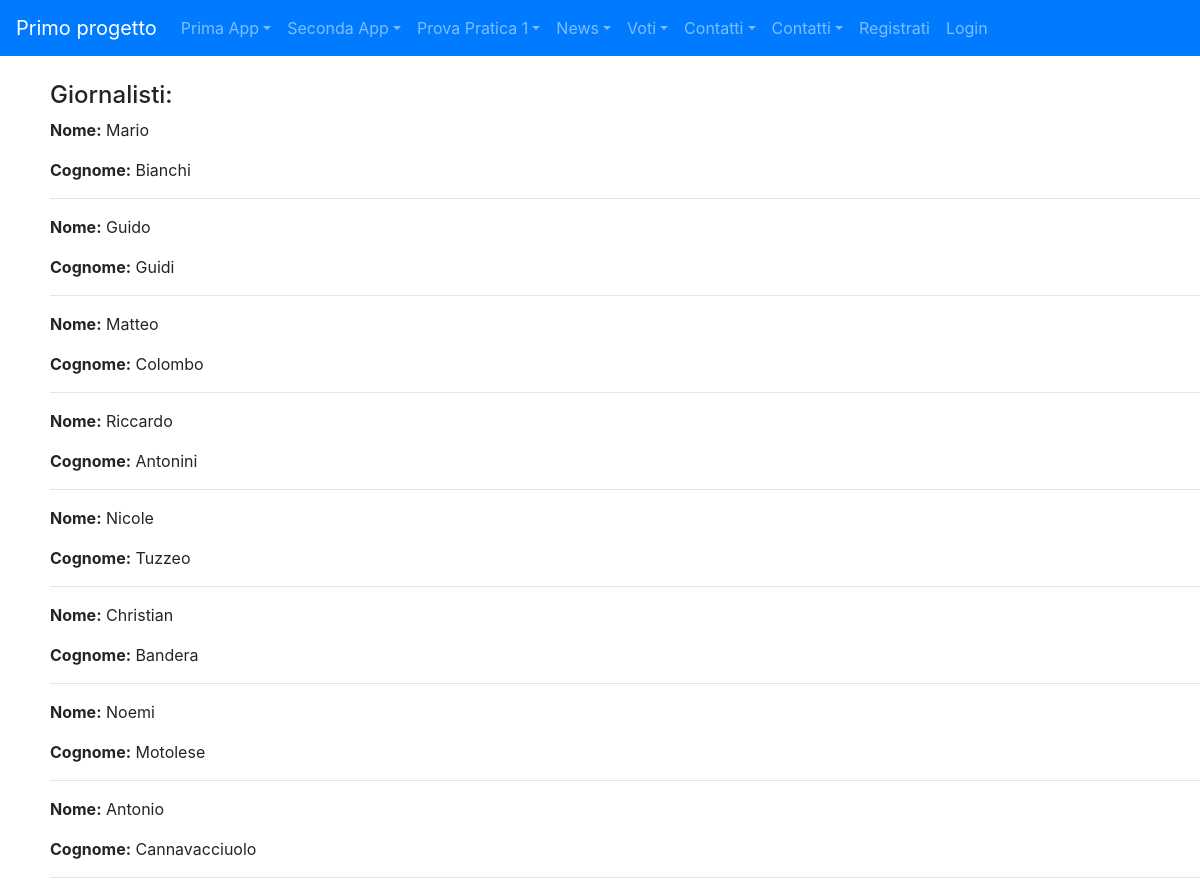
Screenshot of /news/lista_giornalisti with the database file from the repository.
### news/models.py (models this page shows, shortened)
class Giornalista(models.Model):
    nome=models.CharField(max_length=20)
    cognome=models.CharField(max_length=20)
    anno_di_nascita=models.DateField(blank=True)
    class Meta:
        verbose_name="Giornalista"
        verbose_name_plural="Giornalisti"

### news/views.py (the view)
# urls.py: path("lista_giornalisti", listaGiornalisti, name="lista_giornalisti"),
def listaGiornalisti(request, pk=None):
    if pk is None:
        giornalisti = Giornalista.objects.all()
    else:
        giornalisti = Giornalista.objects.filter(pk=pk)
    context = {
        'giornalisti': giornalisti,
    }
    return render(request, 'lista_giornalisti.html', context)

### news/templates/news/lista_giornalisti.html (shortened to what this page needs)
{% extends 'base.html' %}
{% block content %}
  <h4>Giornalisti:</h4>
  {% for giornalista in giornalisti %}
    <p>
      <strong>Nome:</strong> {{ giornalista.nome }}
    </p>
    <p>
      <strong>Cognome:</strong> {{ giornalista.cognome }}
    </p>
    <hr />
  {% endfor %}
{% endblock %}

### rows the page displays
Giornalista: nome "Mario", cognome "Bianchi"
Giornalista: nome "Guido", cognome "Guidi"
Giornalista: nome "Matteo", cognome "Colombo"
Giornalista: nome "Riccardo", cognome "Antonini"
Giornalista: nome "Nicole", cognome "Tuzzeo"
Giornalista: nome "Christian", cognome "Bandera"
Giornalista: nome "Noemi", cognome "Motolese"
Giornalista: nome "Antonio", cognome "Cannavacciuolo"
